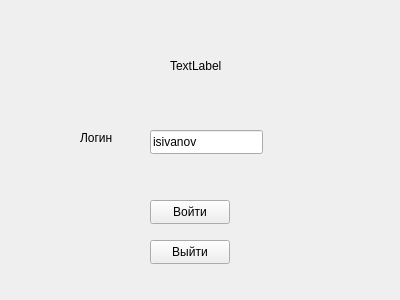
<?xml version="1.0" encoding="UTF-8"?>
<ui version="4.0">
 <class>Form</class>
 <widget class="QWidget" name="Form">
  <property name="geometry">
   <rect>
    <x>0</x>
    <y>0</y>
    <width>400</width>
    <height>300</height>
   </rect>
  </property>
  <property name="windowTitle">
   <string>Form</string>
  </property>
  <widget class="QLabel" name="label">
   <property name="geometry">
    <rect>
     <x>80</x>
     <y>130</y>
     <width>49</width>
     <height>16</height>
    </rect>
   </property>
   <property name="text">
    <string>Логин</string>
   </property>
  </widget>
  <widget class="QLineEdit" name="lineEdit">
   <property name="geometry">
    <rect>
     <x>150</x>
     <y>130</y>
     <width>113</width>
     <height>24</height>
    </rect>
   </property>
   <property name="text">
    <string>isivanov</string>
   </property>
  </widget>
  <widget class="QPushButton" name="pushButton">
   <property name="geometry">
    <rect>
     <x>150</x>
     <y>200</y>
     <width>80</width>
     <height>24</height>
    </rect>
   </property>
   <property name="text">
    <string>Войти</string>
   </property>
  </widget>
  <widget class="QPushButton" name="pushButton_2">
   <property name="geometry">
    <rect>
     <x>150</x>
     <y>240</y>
     <width>80</width>
     <height>24</height>
    </rect>
   </property>
   <property name="text">
    <string>Выйти</string>
   </property>
  </widget>
  <widget class="QLabel" name="label_3">
   <property name="geometry">
    <rect>
     <x>170</x>
     <y>30</y>
     <width>91</width>
     <height>71</height>
    </rect>
   </property>
   <property name="maximumSize">
    <size>
     <width>100</width>
     <height>100</height>
    </size>
   </property>
   <property name="text">
    <string>TextLabel</string>
   </property>
   <property name="scaledContents">
    <bool>true</bool>
   </property>
  </widget>
 </widget>
 <resources/>
 <connections/>
</ui>
